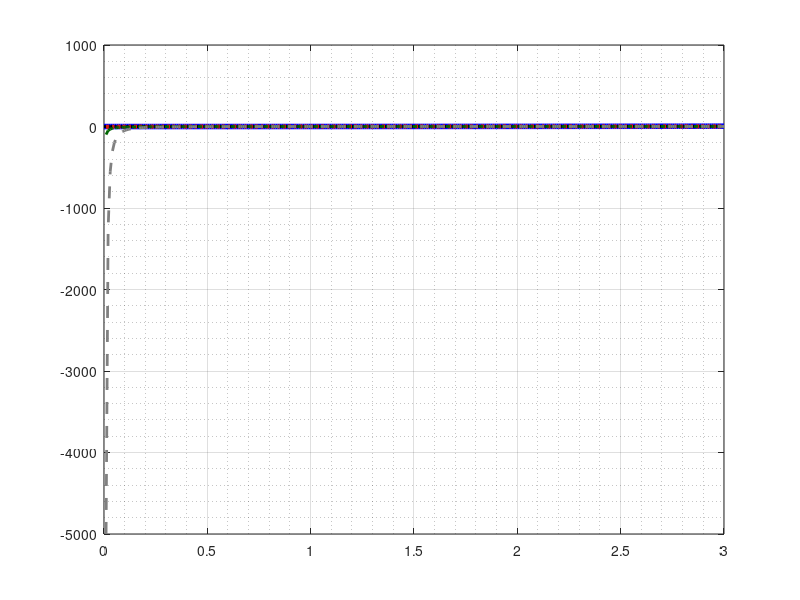

MATLAB code for this plot: (Note: this script raises an error after producing the figure.)
%% Path
clear;
% relative paths can terminates early; so use absolute
path_home = '/Users/chovey/Brief/book/fig';
addpath(path_home);

pdf_output = 1; % 0 for no pdf output, 1 for pdf output

%% Utilities
LightGray = [0.9 0.9 0.9];
MediumGray = [0.5 0.5 0.5];
DarkGray = [0.1 0.1 0.1];
DarkGreen = [0.0 0.4 0.0];
DeepCadmiumRed = [0.88 0.09 0.05];
LightBlue = [50 100 256]/256;

%% Plot
x = 0:0.01:3;
y_lag = 0.5*(x.^2 - 1);
y_eng = x - 1;
y_log = log(x);
y_true = 1 - (1./x);
y_eul = 0.5*(1 - (1./x).^2);
h=figure(1);
clf;

e2 = plot(x,y_lag,'Color','b','LineWidth',4);
hold on;
e1 = plot(x,y_eng,'Color','k','LineWidth',2);
e0 = plot(x,y_log,'Color',DeepCadmiumRed,'LineStyle',':','LineWidth',3);
en1 = plot(x,y_true,'Color',DarkGreen,'LineStyle','-.','LineWidth',2);
en2 = plot(x,y_eul,'Color',MediumGray,'LineWidth',2','LineStyle','--');

grid on;
grid minor;
ax = gca;
ax.GridColor = DarkGray;
ax.GridAlpha = 0.5;
ax.GridLineStyle = '-';
axis equal;
axis([0 3 -2 2]);
xticks(0:1:3);
%xticklabels({'0','','1','','2','','3'});
yticks(-2:1:2);
%yticklabels({'-2','','-1','','0','','1','','2'});
xlabel('$\mbox{stretch} \; \lambda = \frac{\ell}{L_0}$','interpreter','latex');
ylabel('$\mbox{strain} \; f(\lambda)$','interpreter','latex');
legend({'Green-Lagrange', 'engineering (Biot, nominal)', ...
    'log (Hencky, natural)', 'true', ...
    'Amansi-Euler'}, ...
    'Location','SouthEast','interpreter','latex');


%% Output
if pdf_output
    pdf_string = 'strain_v_stretch';
    cd(path_home);
    fig = gcf;
    set(fig, 'PaperOrientation','portrait');
    set(fig, 'PaperUnits','normalized');
    set(fig, 'PaperPosition', [0 0 1 1]);
    saveas(fig, pdf_string, 'pdf');
end
